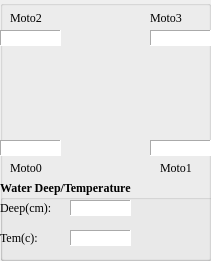
     <widget class="QGroupBox" name="AUV_State">
      <property name="geometry">
       <rect>
        <x>810</x>
        <y>20</y>
        <width>211</width>
        <height>261</height>
       </rect>
      </property>
      <property name="title">
       <string/>
      </property>
      <widget class="QLabel" name="Motor_PWM_2">
       <property name="geometry">
        <rect>
         <x>0</x>
         <y>30</y>
         <width>61</width>
         <height>16</height>
        </rect>
       </property>
       <property name="styleSheet">
        <string notr="true">background-color: rgb(255, 255, 255);</string>
       </property>
       <property name="frameShape">
        <enum>QFrame::Panel</enum>
       </property>
       <property name="frameShadow">
        <enum>QFrame::Sunken</enum>
       </property>
       <property name="text">
        <string/>
       </property>
      </widget>
      <widget class="QLabel" name="label_306">
       <property name="geometry">
        <rect>
         <x>10</x>
         <y>10</y>
         <width>41</width>
         <height>16</height>
        </rect>
       </property>
       <property name="font">
        <font>
         <family>Times New Roman</family>
         <weight>50</weight>
         <bold>false</bold>
        </font>
       </property>
       <property name="text">
        <string>Moto2</string>
       </property>
      </widget>
      <widget class="QLabel" name="label">
       <property name="geometry">
        <rect>
         <x>20</x>
         <y>0</y>
         <width>171</width>
         <height>161</height>
        </rect>
       </property>
       <property name="font">
        <font>
         <pointsize>24</pointsize>
        </font>
       </property>
       <property name="styleSheet">
        <string notr="true">image: url(:/new/prefix1/AUV.png);</string>
       </property>
       <property name="text">
        <string/>
       </property>
      </widget>
      <widget class="QLabel" name="label_310">
       <property name="geometry">
        <rect>
         <x>150</x>
         <y>10</y>
         <width>41</width>
         <height>16</height>
        </rect>
       </property>
       <property name="font">
        <font>
         <family>Times New Roman</family>
         <weight>50</weight>
         <bold>false</bold>
        </font>
       </property>
       <property name="text">
        <string>Moto3</string>
       </property>
      </widget>
      <widget class="QLabel" name="Motor_PWM_3">
       <property name="geometry">
        <rect>
         <x>150</x>
         <y>30</y>
         <width>61</width>
         <height>16</height>
        </rect>
       </property>
       <property name="styleSheet">
        <string notr="true">background-color: rgb(255, 255, 255);</string>
       </property>
       <property name="frameShape">
        <enum>QFrame::Panel</enum>
       </property>
       <property name="frameShadow">
        <enum>QFrame::Sunken</enum>
       </property>
       <property name="text">
        <string/>
       </property>
      </widget>
      <widget class="QLabel" name="label_303">
       <property name="geometry">
        <rect>
         <x>10</x>
         <y>160</y>
         <width>41</width>
         <height>16</height>
        </rect>
       </property>
       <property name="font">
        <font>
         <family>Times New Roman</family>
         <weight>50</weight>
         <bold>false</bold>
        </font>
       </property>
       <property name="text">
        <string>Moto0</string>
       </property>
      </widget>
      <widget class="QLabel" name="Motor_PWM_0">
       <property name="geometry">
        <rect>
         <x>0</x>
         <y>140</y>
         <width>61</width>
         <height>16</height>
        </rect>
       </property>
       <property name="styleSheet">
        <string notr="true">background-color: rgb(255, 255, 255);</string>
       </property>
       <property name="frameShape">
        <enum>QFrame::Panel</enum>
       </property>
       <property name="frameShadow">
        <enum>QFrame::Sunken</enum>
       </property>
       <property name="text">
        <string/>
       </property>
      </widget>
      <widget class="QLabel" name="label_308">
       <property name="geometry">
        <rect>
         <x>160</x>
         <y>160</y>
         <width>41</width>
         <height>16</height>
        </rect>
       </property>
       <property name="font">
        <font>
         <family>Times New Roman</family>
         <weight>50</weight>
         <bold>false</bold>
        </font>
       </property>
       <property name="text">
        <string>Moto1</string>
       </property>
      </widget>
      <widget class="QLabel" name="Motor_PWM_1">
       <property name="geometry">
        <rect>
         <x>150</x>
         <y>140</y>
         <width>61</width>
         <height>16</height>
        </rect>
       </property>
       <property name="styleSheet">
        <string notr="true">background-color: rgb(255, 255, 255);</string>
       </property>
       <property name="frameShape">
        <enum>QFrame::Panel</enum>
       </property>
       <property name="frameShadow">
        <enum>QFrame::Sunken</enum>
       </property>
       <property name="text">
        <string/>
       </property>
      </widget>
      <widget class="QGroupBox" name="Wate_Deep_Temp_groupBox">
       <property name="geometry">
        <rect>
         <x>0</x>
         <y>180</y>
         <width>231</width>
         <height>81</height>
        </rect>
       </property>
       <property name="font">
        <font>
         <family>Times New Roman</family>
         <weight>75</weight>
         <bold>true</bold>
        </font>
       </property>
       <property name="title">
        <string>Water Deep/Temperature</string>
       </property>
       <widget class="QLabel" name="label_294">
        <property name="geometry">
         <rect>
          <x>0</x>
          <y>20</y>
          <width>81</width>
          <height>16</height>
         </rect>
        </property>
        <property name="font">
         <font>
          <family>Times New Roman</family>
          <weight>50</weight>
          <bold>false</bold>
         </font>
        </property>
        <property name="text">
         <string>Deep(cm):</string>
        </property>
       </widget>
       <widget class="QLabel" name="Water_Temp">
        <property name="geometry">
         <rect>
          <x>70</x>
          <y>50</y>
          <width>61</width>
          <height>16</height>
         </rect>
        </property>
        <property name="styleSheet">
         <string notr="true">background-color: rgb(255, 255, 255);</string>
        </property>
        <property name="frameShape">
         <enum>QFrame::Panel</enum>
        </property>
        <property name="frameShadow">
         <enum>QFrame::Sunken</enum>
        </property>
        <property name="text">
         <string/>
        </property>
       </widget>
       <widget class="QLabel" name="Water_Deep">
        <property name="geometry">
         <rect>
          <x>70</x>
          <y>20</y>
          <width>61</width>
          <height>16</height>
         </rect>
        </property>
        <property name="styleSheet">
         <string notr="true">background-color: rgb(255, 255, 255);</string>
        </property>
        <property name="frameShape">
         <enum>QFrame::Panel</enum>
        </property>
        <property name="frameShadow">
         <enum>QFrame::Sunken</enum>
        </property>
        <property name="text">
         <string/>
        </property>
       </widget>
       <widget class="QLabel" name="label_297">
        <property name="geometry">
         <rect>
          <x>0</x>
          <y>50</y>
          <width>71</width>
          <height>16</height>
         </rect>
        </property>
        <property name="font">
         <font>
          <family>Times New Roman</family>
          <weight>50</weight>
          <bold>false</bold>
         </font>
        </property>
        <property name="text">
         <string>Tem(c):</string>
        </property>
       </widget>
      </widget>
     </widget>
